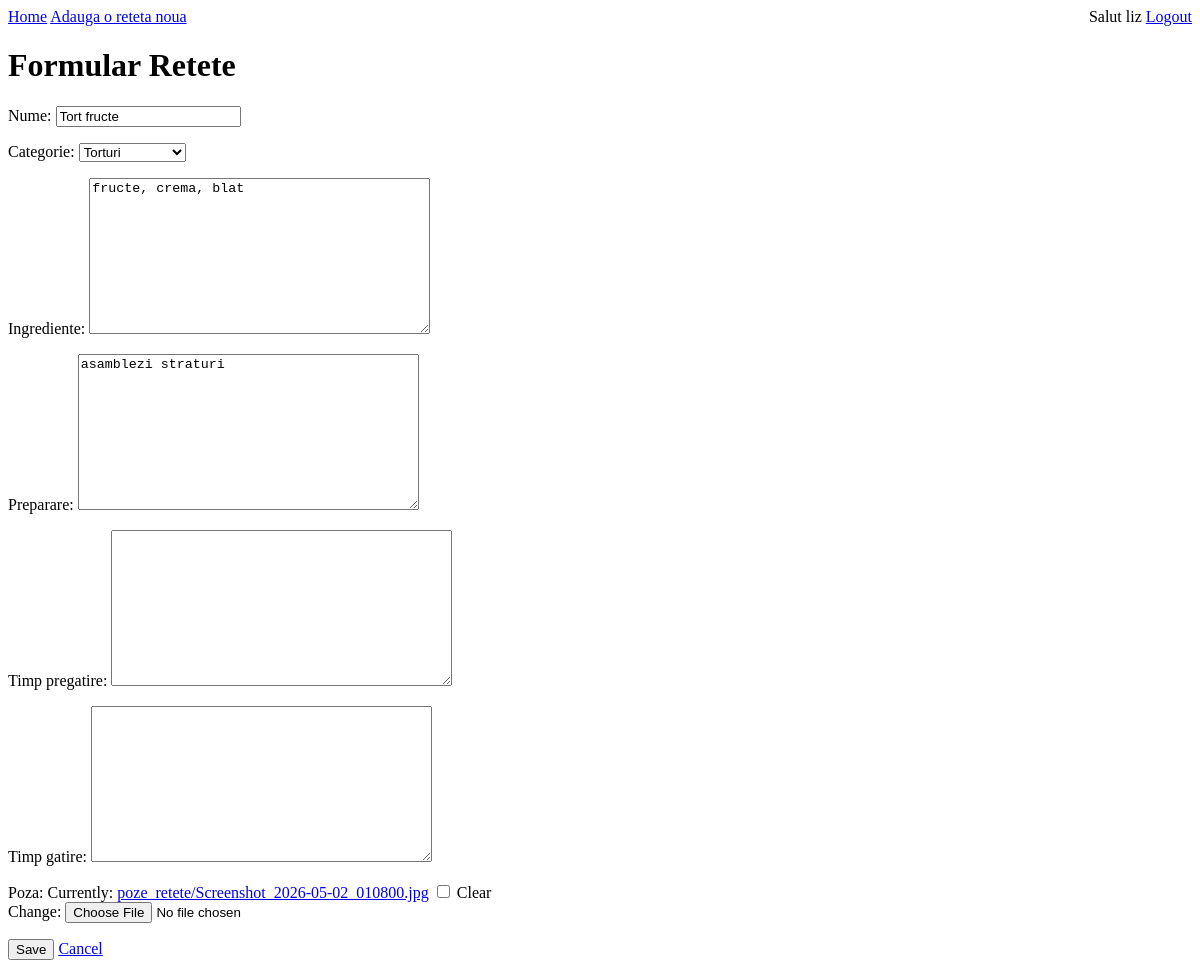
The app's page /reteta/25/modificare_reteta/ (signed in) with its own data.
### prieteni/models.py (models this page shows)
class CustomUser(AbstractUser):
    description = models.TextField(blank=True, null=True, default="")

### retetele/models.py (models this page shows, shortened)
class Retete(models.Model):
    class Categorie(models.TextChoices):
        MIC_DEJUN = "MD", "Mic dejun"
        PRAJITURI = "PR", "Prăjituri"
        TORTURI = "TO", "Torturi"
        SUPE = "SU", "Supe și ciorbe"
        GARNITURI = "GA", "Garnituri"
        CARNE = "CA", "Carne"
        PESTE = "PE", "Pește"
    nume = models.CharField(max_length=200)
    categorie = models.CharField(
        max_length=30,
        choices=Categorie.choices,
        default="mic_dejun"
    )
    ingrediente = models.TextField()
    preparare = models.TextField()
    data_creare = models.DateTimeField(default=timezone.now)
    timp_pregatire = models.TextField(null=True, blank=True)
    timp_gatire = models.TextField(null=True, blank=True)
    user = models.ForeignKey(
        settings.AUTH_USER_MODEL,
        related_name="retete",
        on_delete=models.SET_NULL,
        null=True,
        blank=True
    )
    poza = models.ImageField(upload_to="poze_retete/", null=True, blank=True)

### retetele/views.py (the view)
# urls.py: path('reteta/<int:pk>/modificare_reteta/', views.modificare_reteta, name='modificare_reteta'),
def modificare_reteta(request: HttpRequest, pk: int):
    reteta = get_object_or_404(Retete, pk=pk)
    if reteta.user != request.user:
        return HttpResponseForbidden("Aceasta nu este reteta ta, nu ai voie sa modifici!")
    if request.method == "POST":
        form = ReteteForm(request.POST, instance=reteta)
        if form.is_valid():
            form.save()
            return redirect('retete')
    else:
        form = ReteteForm(instance=reteta)
    return render(request, 'retetele/formular_retete.html', {'form': form})

### retetele/forms.py
class ReteteForm(forms.ModelForm):
    class Meta:
        model = Retete
        fields = [
            'nume',
            "categorie",
            'ingrediente',
            'preparare',
            'timp_pregatire',
            'timp_gatire',
            'poza',
        ]

### retetele/templates/retetele/formular_retete.html (shortened to what this page needs)
{% extends "base.html" %}
{% block content %}
   <h1>Formular Retete</h1>
    <form method="POST" enctype="multipart/form-data">
        {{ form.as_p }}
        <button type="submit">Save</button>
        <a href = "{% url 'retete' %}">Cancel</a>
    </form>
{% endblock %}

### retetele/templates/base.html (shortened to what this page needs)
<!DOCTYPE html>
<html lang="en">
<head>
    <link rel="stylesheet" href="https://cdn.jsdelivr.net/npm/@intergrav/dev.css@4"/>
    <link rel="stylesheet" href="/static/main.css"/>
</head>
<body>
  <nav class = "navigation_bar">
    <div>
      <a href="{% url 'retete' %}">Home</a>
      <a href="{% url 'introducere_reteta' %}">Adauga o reteta noua</a>
    </div>
    <div>
      {% if user.is_authenticated %}
      <div>
        <span>Salut {{ user.username }}</span>
        <a href="{% url 'logout' %}">Logout</a>
      </div>
      {% else %}
      <div>
        <a href="{% url 'login' %}">Login</a>
        <a href="{% url 'register' %}">Register</a>
      </div>
      {% endif %}
    </div>
  </nav>
  <main>
    {% block content %} {% endblock %}
  </main>
</body>
</html>

### retetele/static/main.css (style rules this page uses)
.navigation_bar { display: flex; justify-content: space-between; }

### records on screen
CustomUser: username "liz"
Retete: nume "Tort fructe", categorie "Torturi", ingrediente "fructe, crema, blat", preparare "asamblezi straturi"
